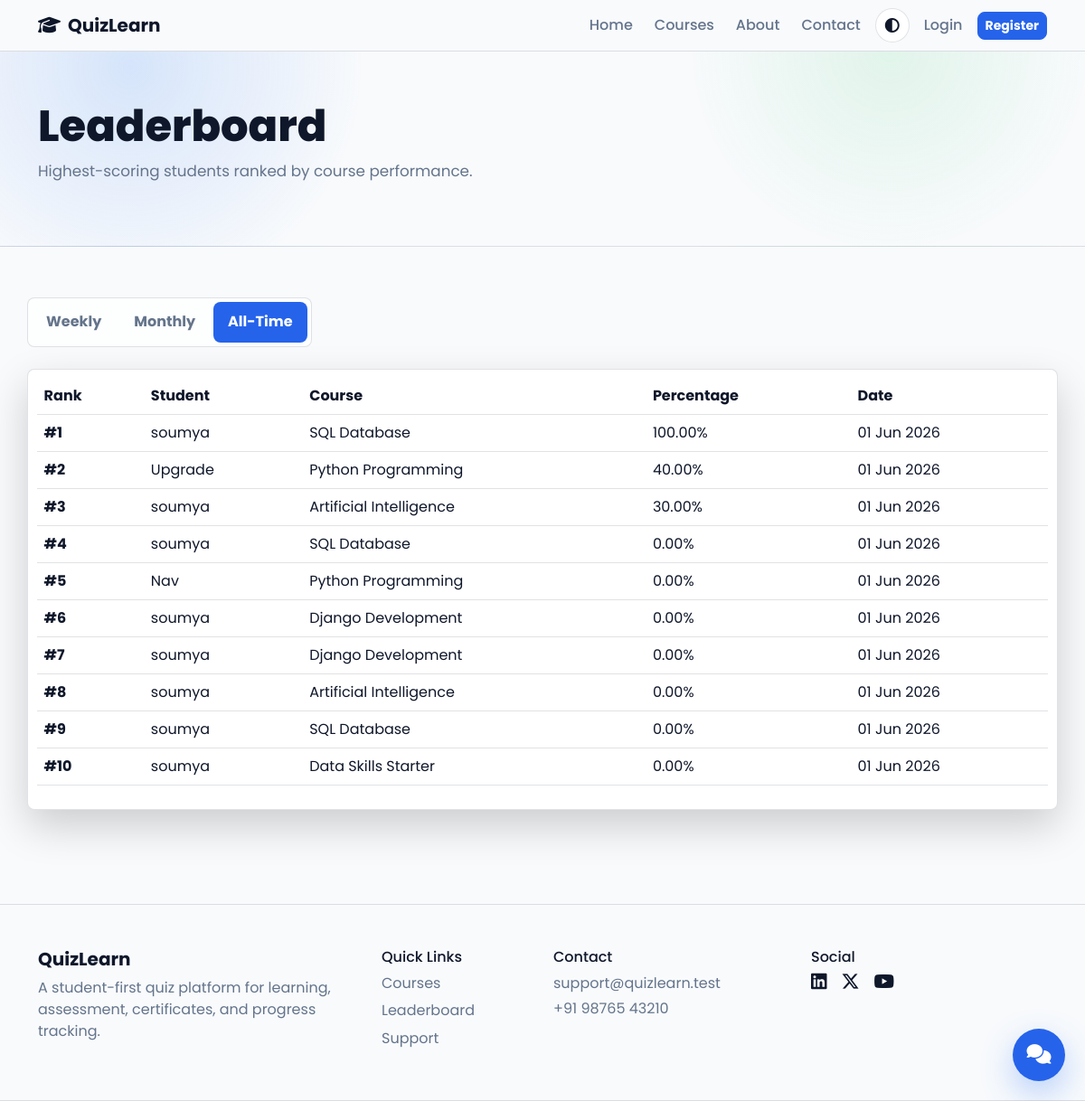
The app's page /leaderboard/, older data.
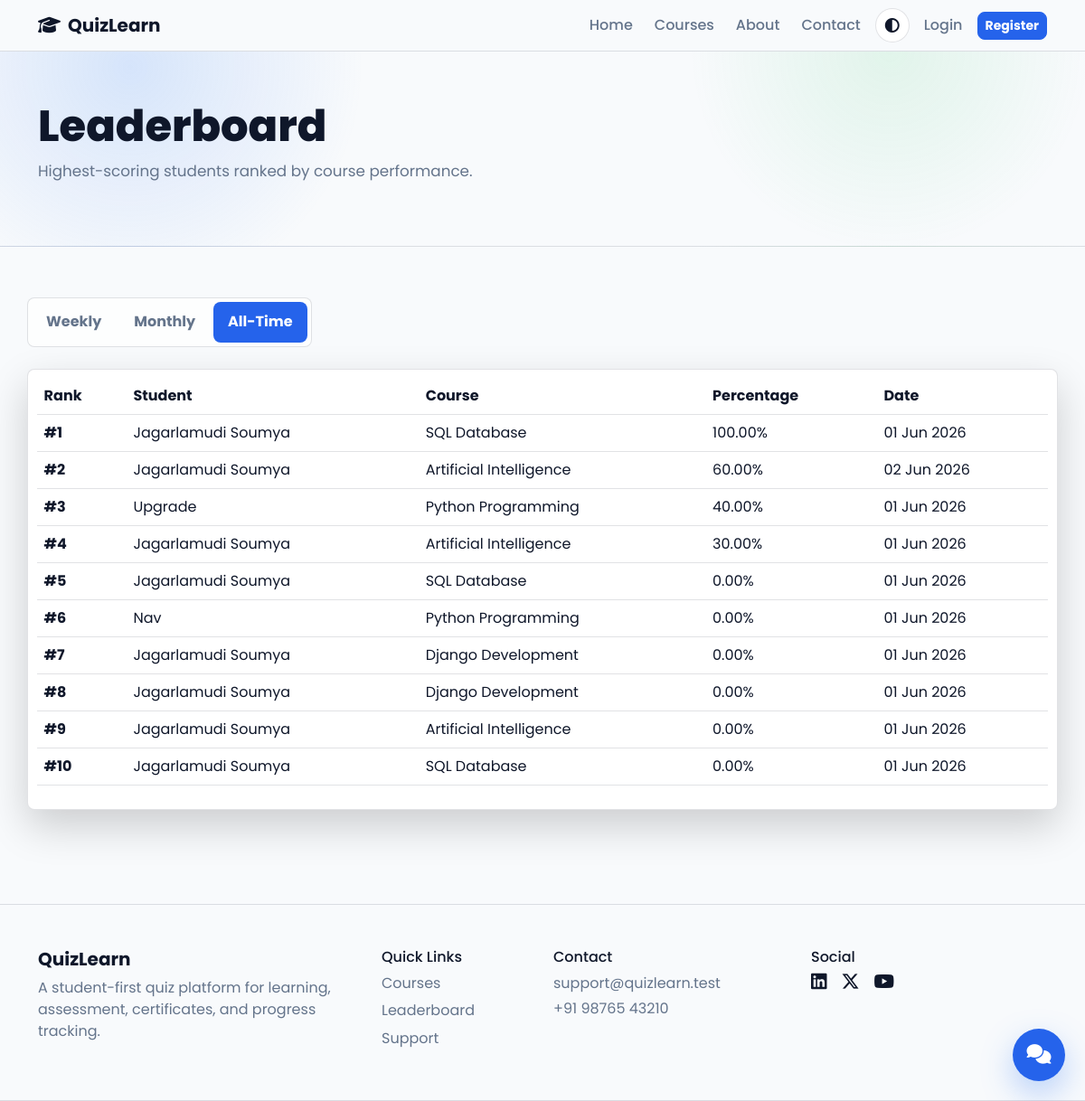
The same page, newer data.
### quiz/models.py (models this page shows, shortened)
class Leaderboard(models.Model):
    result = models.OneToOneField(Result, on_delete=models.CASCADE, related_name="leaderboard_entry")
    user = models.ForeignKey(User, on_delete=models.CASCADE, related_name="leaderboard_entries")
    course = models.ForeignKey(Course, on_delete=models.CASCADE, related_name="leaderboard_entries")
    percentage = models.DecimalField(max_digits=5, decimal_places=2, db_index=True)
    completed_at = models.DateTimeField(db_index=True)
    class Meta:
        ordering = ["-percentage", "completed_at"]
        indexes = [models.Index(fields=["-percentage", "completed_at"])]

class Course(models.Model):
    title = models.CharField(max_length=180, db_index=True)
    slug = models.SlugField(max_length=200, unique=True)
    description = models.TextField()
    thumbnail = models.URLField(blank=True)
    thumbnail_file = models.FileField(upload_to="courses/", blank=True)
    duration = models.CharField(max_length=80, blank=True)
    instructor_name = models.CharField(max_length=120)
    level = models.CharField(
        max_length=20,
        choices=[("beginner", "Beginner"), ("intermediate", "Intermediate"), ("advanced", "Advanced")],
        default="beginner",
    )
    is_published = models.BooleanField(default=True, db_index=True)
    created_at = models.DateTimeField(auto_now_add=True)
    class Meta:
        ordering = ["title"]

### quiz/views.py (the view)
# urls.py: path("leaderboard/", views.leaderboard, name="leaderboard"),
def leaderboard(request):
    period = request.GET.get("period", "all")
    qs = Leaderboard.objects.select_related("user", "course", "result").all()
    now = timezone.now()
    if period == "weekly":
        qs = qs.filter(completed_at__gte=now - timezone.timedelta(days=7))
    elif period == "monthly":
        qs = qs.filter(completed_at__gte=now - timezone.timedelta(days=30))
    leaders = qs.order_by("-percentage", "completed_at")[:10]
    return render(request, "quiz/leaderboard.html", {"leaders": leaders, "period": period})

### quiz/context_processors.py (called while the page is built)
def support_settings(request):
    return {"TAWK_TO_PROPERTY_ID": settings.TAWK_TO_PROPERTY_ID}

### templates/quiz/leaderboard.html
{% extends "base.html" %}
{% block content %}
<section class="page-head"><div class="container"><h1>Leaderboard</h1><p>Highest-scoring students ranked by course performance.</p></div></section>
<section class="container section">
  <div class="segmented mb-4"><a class="{% if period == 'weekly' %}active{% endif %}" href="?period=weekly">Weekly</a><a class="{% if period == 'monthly' %}active{% endif %}" href="?period=monthly">Monthly</a><a class="{% if period == 'all' %}active{% endif %}" href="?period=all">All-Time</a></div>
  <div class="table-responsive soft-table">
    <table class="table align-middle">
      <thead><tr><th>Rank</th><th>Student</th><th>Course</th><th>Percentage</th><th>Date</th></tr></thead>
      <tbody>
        {% for entry in leaders %}
          <tr><td><strong>#{{ forloop.counter }}</strong></td><td>{{ entry.user.get_full_name|default:entry.user.username }}</td><td>{{ entry.course.title }}</td><td>{{ entry.percentage }}%</td><td>{{ entry.completed_at|date:"d M Y" }}</td></tr>
        {% empty %}
          <tr><td colspan="5">No ranked attempts yet.</td></tr>
        {% endfor %}
      </tbody>
    </table>
  </div>
</section>
{% endblock %}

### templates/base.html (shortened to what this page needs)
{% load static %}
<!doctype html>
<html lang="en">
<head>
  <link href="https://cdn.jsdelivr.net/npm/bootstrap@5.3.3/dist/css/bootstrap.min.css" rel="stylesheet">
  <link href="https://cdnjs.cloudflare.com/ajax/libs/font-awesome/6.5.2/css/all.min.css" rel="stylesheet">
  <link href="{% static 'css/app.css' %}" rel="stylesheet">
</head>
<body>
  <nav class="navbar navbar-expand-lg sticky-top app-navbar">
    <div class="container">
      <a class="navbar-brand fw-bold" href="{% url 'home' %}"><i class="fa-solid fa-graduation-cap me-2"></i>QuizLearn</a>
      <div class="collapse navbar-collapse" id="mainNav">
        <ul class="navbar-nav ms-auto align-items-lg-center gap-lg-2">
          <li class="nav-item"><a class="nav-link" href="{% url 'home' %}">Home</a></li>
          <li class="nav-item"><a class="nav-link" href="{% url 'courses' %}">Courses</a></li>
          {% if user.is_authenticated %}
            <li class="nav-item"><a class="nav-link" href="{% url 'my_quizzes' %}">My Quizzes</a></li>
            <li class="nav-item"><a class="nav-link" href="{% url 'results' %}">Results</a></li>
            <li class="nav-item"><a class="nav-link" href="{% url 'leaderboard' %}">Leaderboard</a></li>
            <li class="nav-item"><a class="nav-link" href="{% url 'profile' %}">Profile</a></li>
            <li class="nav-item"><a class="nav-link" href="{% url 'contact' %}">Contact</a></li>
            <li class="nav-item"><button class="theme-toggle" id="themeToggle" data-save-url="{% url 'save_theme' %}" aria-label="Toggle theme"><i class="fa-solid fa-circle-half-stroke"></i></button></li>
            <li class="nav-item small welcome-text fw-semibold px-lg-2">Welcome, {{ user.first_name|default:user.username }}</li>
            <li class="nav-item"><a class="btn btn-outline-primary btn-sm" href="{% url 'logout' %}">Logout</a></li>
          {% else %}
            <li class="nav-item"><a class="nav-link" href="{% url 'about' %}">About</a></li>
            <li class="nav-item"><a class="nav-link" href="{% url 'contact' %}">Contact</a></li>
            <li class="nav-item"><button class="theme-toggle" id="themeToggle" aria-label="Toggle theme"><i class="fa-solid fa-circle-half-stroke"></i></button></li>
            <li class="nav-item"><a class="nav-link" href="{% url 'login' %}">Login</a></li>
            <li class="nav-item"><a class="btn btn-primary btn-sm" href="{% url 'register' %}">Register</a></li>
          {% endif %}
        </ul>
      </div>
    </div>
  </nav>
  <main>{% block content %}{% endblock %}</main>
  <footer class="footer-band mt-5">
    <div class="container py-5">
      <div class="row g-4">
        <div class="col-md-4">
          <h5 class="fw-bold">QuizLearn</h5>
          <p>A student-first quiz platform for learning, assessment, certificates, and progress tracking.</p>
        </div>
        <div class="col-md-2"><h6>Quick Links</h6><a href="{% url 'courses' %}">Courses</a><a href="{% url 'leaderboard' %}">Leaderboard</a><a href="{% url 'contact' %}">Support</a></div>
        <div class="col-md-3"><h6>Contact</h6><p class="text-muted mb-1">support@quizlearn.test</p><p class="text-muted mb-0">+91 98765 43210</p></div>
        <div class="col-md-3"><h6>Social</h6><div class="d-flex gap-3 fs-5"><i class="fa-brands fa-linkedin"></i><i class="fa-brands fa-x-twitter"></i><i class="fa-brands fa-youtube"></i></div></div>
      </div>
    </div>
  </footer>
  <button class="ai-launcher" id="aiLauncher" aria-label="Open AI assistant"><i class="fa-solid fa-comments"></i></button>
</body>
</html>

### static/css/app.css (style rules this page uses)
:root { --bg: #0f172a; --card: #1e293b; --card-2: #243449; --primary: #3b82f6; --success: #22c55e; --danger: #ef4444; --warning: #facc15; --text: #f8fafc; --muted: #94a3b8; --line: rgba(148, 163, 184, .22); }
[data-theme="light"] { --bg: #f8fafc; --card: #ffffff; --card-2: #eef6ff; --primary: #2563eb; --success: #16a34a; --danger: #dc2626; --warning: #ca8a04; --text: #0f172a; --muted: #64748b; --line: rgba(15, 23, 42, .12); }
* { letter-spacing: 0; transition-property: background-color, border-color, color, box-shadow; transition-duration: .22s; transition-timing-function: ease; }
html { color-scheme: dark; }
[data-theme="light"] { color-scheme: light; }
body { font-family: "Poppins", sans-serif; color: var(--text); background: var(--bg); transition: background-color .28s ease, color .28s ease; }
a { color: var(--text); text-decoration: none; }
p, .text-muted, .form-text { color: var(--muted) !important; }
.app-navbar, .footer-band { background: color-mix(in srgb, var(--bg) 92%, transparent); border-bottom: 1px solid var(--line); backdrop-filter: blur(18px); }
.navbar-brand, .welcome-text { color: var(--text) !important; }
.nav-link { color: var(--muted); font-weight: 500; }
.theme-toggle { width: 38px; height: 38px; display: inline-grid; place-items: center; border-radius: 50%; border: 1px solid var(--line); background: var(--card); color: var(--text); transition: .2s ease; }
.btn { border-radius: 8px; font-weight: 700; transition: .18s ease; }
.btn-primary { background: var(--primary); border-color: var(--primary); }
.hero, .page-head, .course-hero, .auth-shell, .quiz-shell { background: radial-gradient(circle at 12% 8%, rgba(59,130,246,.18), transparent 24%), radial-gradient(circle at 82% 0%, rgba(34,197,94,.11), transparent 22%), var(--bg); }
.hero p, .page-head p, .section-title p { color: var(--muted); font-size: 1.05rem; }
.section { padding: 56px 0; }
.section-title h2, .page-head h1 { font-weight: 800; }
.footer-band { margin-top: 0; border-top: 1px solid var(--line); }
.footer-band a { display: block; color: var(--muted); margin: .4rem 0; }
.page-head, .course-hero { padding: 54px 0; border-bottom: 1px solid var(--line); }
.course-hero h1, .page-head h1 { font-size: clamp(2rem, 4vw, 3.5rem); }
.soft-table { background: var(--card); border-radius: 8px; padding: .6rem; box-shadow: 0 18px 45px rgba(0,0,0,.18); border: 1px solid var(--line); }
.table { --bs-table-bg: transparent; --bs-table-color: var(--text); --bs-table-border-color: var(--line); --bs-table-hover-bg: rgba(59,130,246,.08); }
.segmented { display: inline-flex; background: color-mix(in srgb, var(--card) 75%, var(--bg)); border-radius: 8px; padding: .25rem; gap: .25rem; border: 1px solid var(--line); }
.segmented a { padding: .65rem 1rem; border-radius: 8px; color: var(--muted); font-weight: 700; }
.segmented a.active { background: var(--primary); color: #fff; }
.ai-launcher { position: fixed; right: 22px; bottom: 22px; z-index: 1050; width: 58px; height: 58px; border: 0; border-radius: 50%; background: var(--primary); color: #fff; font-size: 1.35rem; box-shadow: 0 14px 35px rgba(59,130,246,.35); }

Row changes from the older to the newer data that the page shows:
no longer on this page (row unchanged): Leaderboard: user.get_full_name "soumya", course "Data Skills Starter", percentage "0.00", completed_at "01 Jun 2026"
changed through a linked row, Leaderboard (number 1 of 10 on the later page): user.get_full_name "soumya" → "Jagarlamudi Soumya"
added Leaderboard: user.get_full_name "Jagarlamudi Soumya", course "Artificial Intelligence", percentage "60.00", completed_at "02 Jun 2026"
changed through a linked row, Leaderboard (number 4 of 10 on the later page): user.get_full_name "soumya" → "Jagarlamudi Soumya"
changed through a linked row, Leaderboard (number 5 of 10 on the later page): user.get_full_name "soumya" → "Jagarlamudi Soumya"
changed through a linked row, Leaderboard (number 7 of 10 on the later page): user.get_full_name "soumya" → "Jagarlamudi Soumya"
changed through a linked row, Leaderboard (number 8 of 10 on the later page): user.get_full_name "soumya" → "Jagarlamudi Soumya"
changed through a linked row, Leaderboard (number 9 of 10 on the later page): user.get_full_name "soumya" → "Jagarlamudi Soumya"
changed through a linked row, Leaderboard (number 10 of 10 on the later page): user.get_full_name "soumya" → "Jagarlamudi Soumya"
